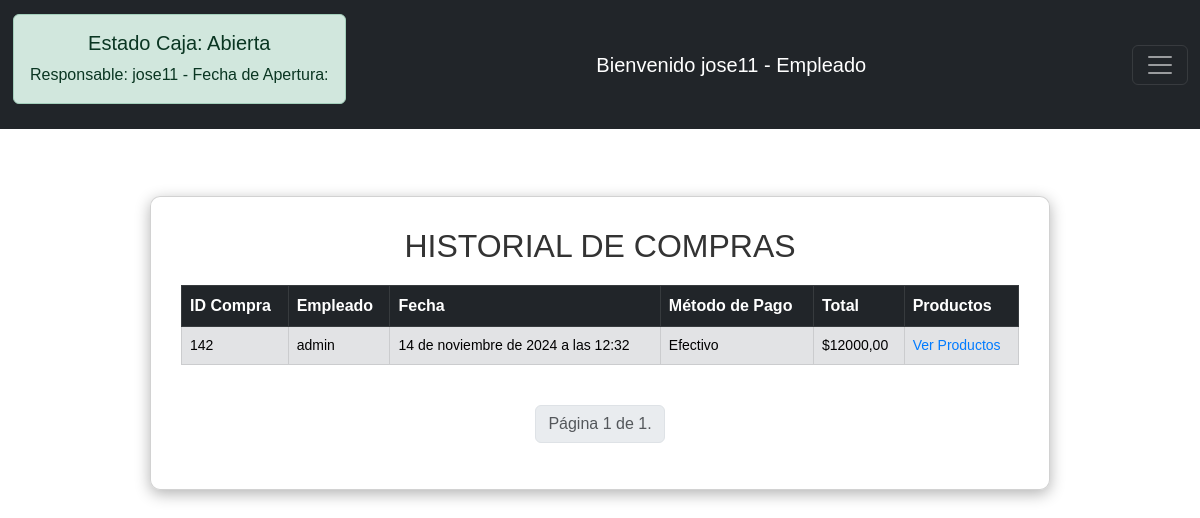
The page /historial_compras/ (signed in) on the database its author committed.
### Empleados/models.py (models this page shows, shortened)
class Empleado(AbstractUser):
    dni=models.IntegerField(null=True, blank=True, verbose_name="DNI")
    dirección=models.CharField(null=True, blank=True, max_length=150)
    telefono=models.IntegerField(null=True, blank=True)

### Compras/models.py (models this page shows, shortened)
class Compra(models.Model):
    fecha_compra = models.DateTimeField(default=datetime.now)
    empleado = models.ForeignKey(Empleado, on_delete=models.CASCADE, blank=True, null=True)
    productos = models.ManyToManyField(Producto, through='compra_intermedio')
    proveedor = models.ForeignKey(Proveedor, on_delete=models.CASCADE, blank=True, null=True)
    total = models.DecimalField(default=0, max_digits=10, decimal_places=2)
    metodo_pago = models.CharField(max_length=25, choices=Metodos_Pagos, default='', blank=True)
    id_sesion = models.CharField(max_length=20, default='')
    caja = models.ForeignKey(Caja, on_delete=models.CASCADE, related_name='compras', null=True)

### Matrix/views.py (the view)
# urls.py: path('historial_compras/', views.historial_compras,name='historial_compras'),
@login_required
def historial_compras(request):
    historial_compras=Compra.objects.all().order_by('id')
    paginator= Paginator(historial_compras,10)
    page_number=request.GET.get('page')
    page_obj= paginator.get_page(page_number)
    return render(request,'historial_compras.html', {'historial_compras':historial_compras,'page_obj':page_obj})

### templates/historial_compras.html (shortened to what this page needs)
{% extends 'menu.html' %}
{% load static %}
{% block extra_css %}
    <link rel="stylesheet" href="{% static 'css/historial_compras.css' %}">
{% endblock %}
{% block content %}
    <div class="contenedor card">
        <h2>HISTORIAL DE COMPRAS</h2>
        <table class="table table-bordered table-hover">
            <tr class="table-dark">
                <th>ID Compra</th>
                <th>Empleado</th>
                <th>Fecha</th>
                <th>Método de Pago</th>
                <th>Total</th>
                <th>Productos</th>
            </tr>
            <tbody class="table-secondary">
                {% for compra in historial_compras %}
                    <tr>
                        <td>{{compra.id}}</td>
                        <td>{{compra.empleado.username}}</td>
                        <td>{{compra.fecha_compra}}</td>
                        <td>{{compra.get_metodo_pago_display}}</td>
                        <td>${{compra.total}}</td>
                        <td>
                            <a href="javascript:void(0);" onclick="modal_detalle('{% url 'ver_detalle_compra' compra.id %}')">Ver Productos</a>
                        </td>
                    </tr>
                {% endfor %}
            </tbody>
        </table>
        <div class="d-flex justify-content-center mt-4">
            <nav aria-label="Page navigation">
                <ul class="pagination">
                    <li class="page-item disabled">
                        <span class="page-link">Página {{ page_obj.number }} de {{ page_obj.paginator.num_pages }}.</span>
                    </li>
                </ul>
            </nav>
        </div>
    </div>
{% endblock %}

### templates/menu.html (shortened to what this page needs)
{% load static %}
<!DOCTYPE html>
<html lang="es">
<head>
    <link href="https://cdn.jsdelivr.net/npm/bootstrap@5.3.0-alpha3/dist/css/bootstrap.min.css" rel="stylesheet"
>
    <link rel="stylesheet" href="https://cdn.jsdelivr.net/npm/bootstrap-icons@1.11.3/font/bootstrap-icons.min.css">
    <link href="https://cdn.lineicons.com/4.0/lineicons.css" rel="stylesheet">
    <link rel="stylesheet" href="{% static 'css/menu.css' %}">
    {% block extra_css %}{% endblock %}
</head>
<body>
    <div class="wrapper">
        <nav class="navbar navbar-dark bg-dark fixed-top">
            <div class="container-fluid d-flex justify-content-between">
                <div class="estado-caja">
                    {% if request.session.caja_abierta %}
                        <div class="alert alert-success" role="alert">
                            <h5 class="alert-heading">Estado Caja: Abierta</h5>
                            <span>Responsable: {{ request.session.empleado }} - Fecha de Apertura: {{ request.session.fecha_apertura }}</span>
                        </div>
                    {% else %}
                        <div class="alert alert-danger" role="alert">
                            <h5 class="alert-heading">Estado Caja: Cerrada</h5>
                        </div>
                    {% endif %}
                </div>
                <a class="navbar-brand" href="{% url 'panel_perfil' %}">
                    Bienvenido {{ request.user.username }} -
                    {% for group in request.user.groups.all %}
                        {{ group.name }}{% if not forloop.last %}, {% endif %}
                    {% endfor %}
                </a>
                <button class="navbar-toggler" type="button" data-bs-toggle="offcanvas" data-bs-target="#offcanvasDarkNavbar" aria-controls="offcanvasDarkNavbar" aria-label="Toggle navigation">
                    <span class="navbar-toggler-icon"></span>
                </button>
            </div>
        </nav>
        <div class="main p-3">
            {% block content %}{% endblock %}
        </div>
    </div>
</body>
</html>

### static/css/menu.css (style rules this page uses)
.main { margin-top: 80px; }
nav { background-color: rgba(255, 255, 255, 0.9); }
.estado-caja { padding: 1px; margin-top: 5px; text-align: center; }
body { font-family: 'Calibri', sans-serif; }

### static/css/historial_compras.css (style rules this page uses)
.contenedor { display: flex; justify-content: center; align-items: center; width: 100%; max-width: 900px; margin: 30px auto; }
body { background-color: white; }
.card { background-color: rgba(255, 255, 255, 0.7); border-radius: 10px; box-shadow: 0 4px 15px rgba(0, 0, 0, 0.3); padding: 30px; margin-top: 100px; transition: transform 0.3s; }
h2 { color: #333; text-align: center; margin-bottom: 20px; }
a { text-decoration: none; color: #007bff; transition: color 0.3s; }
td { font-size: 14px; color: #333; }

### rows shown on the page
Empleado: session.empleado "jose11", user.username "jose11"
Compra: id "142", empleado.username "admin", fecha_compra "14 de noviembre de 2024 a las 12:32", metodo_pago "Efectivo", total "12000,00"

### other values the page prints
{{ group.name }} "Empleado"
{{ page_obj.number }} "1"
{{ page_obj.paginator.num_pages }} "1"
